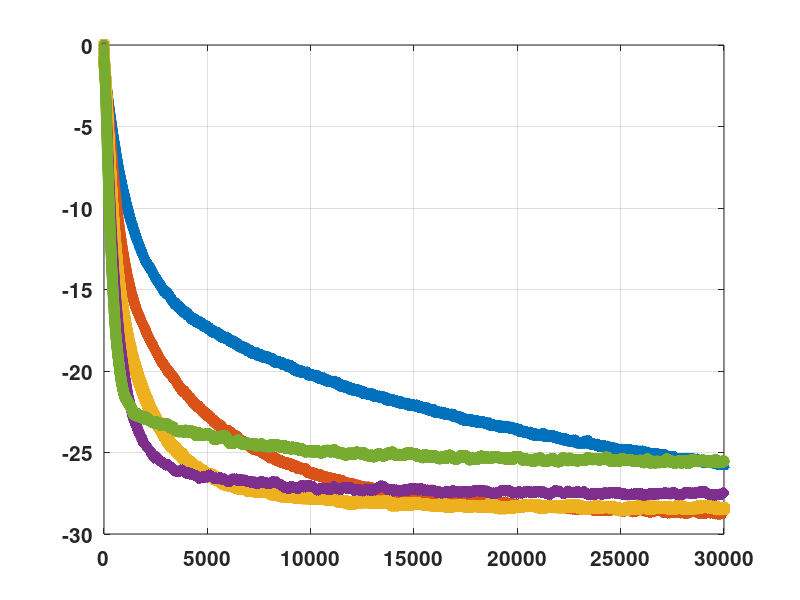

Here is the MATLAB script that generated this plot: (Note: this script raises an error after producing the figure.)
clc; clear; close all;
load lam1.mat
load lam2.mat
load lam3.mat
load lam4.mat
load lam5.mat
figure; grid on; hold on; box on;
set(gca, 'fontweight', 'bold', 'FontSize', 15);
f1 = plot(emf_lam1, '-^', 'linewidth', 2);
f2 = plot(emf_lam2, '-v', 'linewidth', 2);
f3 = plot(emf_lam3, '-s', 'linewidth', 2);
f4 = plot(emf_lam4, '-d', 'linewidth', 2);
f5 = plot(emf_lam5, '-o', 'linewidth', 2);
nummarkers([f1, f2, f3, f4, f5], 8);
% plot(-30*ones(size(emf_saflms)), '--', 'linewidth', 2);
xlabel('Samples'); ylabel('MSE [dB]'); %title('\bfMean Square Error');
set(gca, 'XTick', [0, 6000, 12000, 18000, 24000, 30000]);
set(gca, 'XTicklabel', [0, 6000, 12000, 18000, 24000, 30000]);
h1 = legend(' \lambda = 0.2', ' \lambda = 0.5', ' \lambda = 1.0', ' \lambda = 2.0', ' \lambda = 5.0');
set(h1, 'fontsize', 13, 'location', 'northeast', 'box', 'on');

axes('position', [0.18, 0.7, 0.3, 0.2]);
hold on; grid on; box on;
f1 = plot(emf_lam1(1:200), '-^', 'linewidth', 2);
f2 = plot(emf_lam2(1:200), '-v', 'linewidth', 2);
f3 = plot(emf_lam3(1:200), '-s', 'linewidth', 2);
f4 = plot(emf_lam4(1:200), '-d', 'linewidth', 2);
f5 = plot(emf_lam5(1:200), '-o', 'linewidth', 2);
nummarkers([f1, f2, f3, f4, f5], 3);
set(gca, 'fontweight', 'bold', 'FontSize', 10);

axes('position', [0.46, 0.4, 0.4, 0.2]);
ind = length(emf_lam1)-400:length(emf_lam1);
hold on; grid on; box on;
f1 = plot(3e4, -27);
f2 = plot(ind, emf_lam2(ind), '-v', 'linewidth', 2, 'markersize', 7);
f3 = plot(ind, emf_lam3(ind), '-s', 'linewidth', 2, 'markersize', 7);
f4 = plot(ind, emf_lam4(ind), '-d', 'linewidth', 2, 'markersize', 7);
f5 = plot(3e4, -29);
nummarkers([f1, f2, f3, f4, f5], 5);
set(gca, 'XTicklabel', [29600, 29700, 29800, 29900, 30000]);
set(gca, 'fontweight', 'bold', 'FontSize', 10);